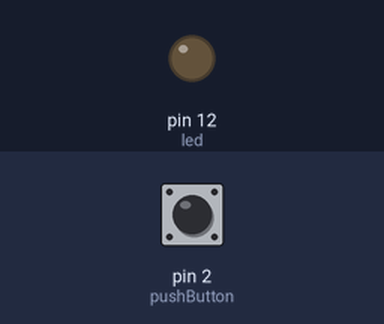
A sketch run on a simulated Arduino Uno, built with avr-gcc and run on an emulated ATmega328P. On the bench: output pins drawn as LEDs (lit = HIGH). The test bench sets the inputs (shaded band); at power-on: pin 2 (pushButton) LOW.

Above: at 1.2 s.
1.3 s: pin 2 (pushButton) pulled HIGH for 0.15 s
At 6.5 s:
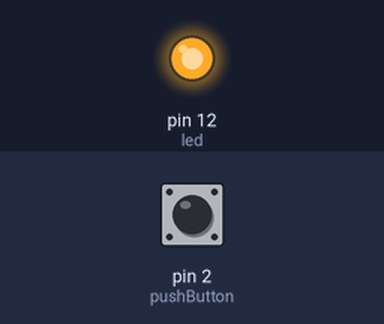
Timing chart, 0 to 10.4 s (numbered marks = the images above; inputs shaded):
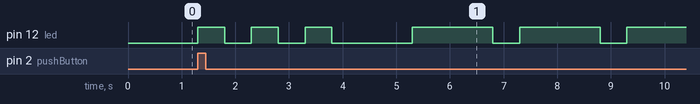

Measured:
- after the input at 1.3 s, pin 12 (led): LOW → HIGH at once, → LOW 0.50 s later, → HIGH 0.50 s later, → LOW 0.50 s later, … (11 changes in this stretch)

The sketch:

lab2.ino
```cpp
int led = 12;
int pushButton = 2;

void setup() {
  // put your setup code here, to run once:
  Serial.begin(9600);
  pinMode(led, OUTPUT);
  pinMode(pushButton, INPUT);
}

void showSignal(int i, int t){
  if(i == 1){
    digitalWrite(led, HIGH);
    delay(500 * t);
  }
  else{
    digitalWrite(led, LOW);
    delay(500 * t);
  }
}

void showSOS() {
  // S
  showSignal(1, 1);
  showSignal(0, 1);
  showSignal(1, 1);
  showSignal(0, 1);
  showSignal(1, 1);

  showSignal(0, 3);

  // O
  showSignal(1, 3);
  showSignal(0, 1);
  showSignal(1, 3);
  showSignal(0, 1);
  showSignal(1, 3);

  showSignal(0, 3);

  // S
  showSignal(1, 1);
  showSignal(0, 1);
  showSignal(1, 1);
  showSignal(0, 1);
  showSignal(1, 1);

  showSignal(0, 7);
}

void loop() {
  int buttonState = digitalRead(pushButton);
  if(buttonState == 1) {
    showSOS();
  }
  delay(1);
}
```
